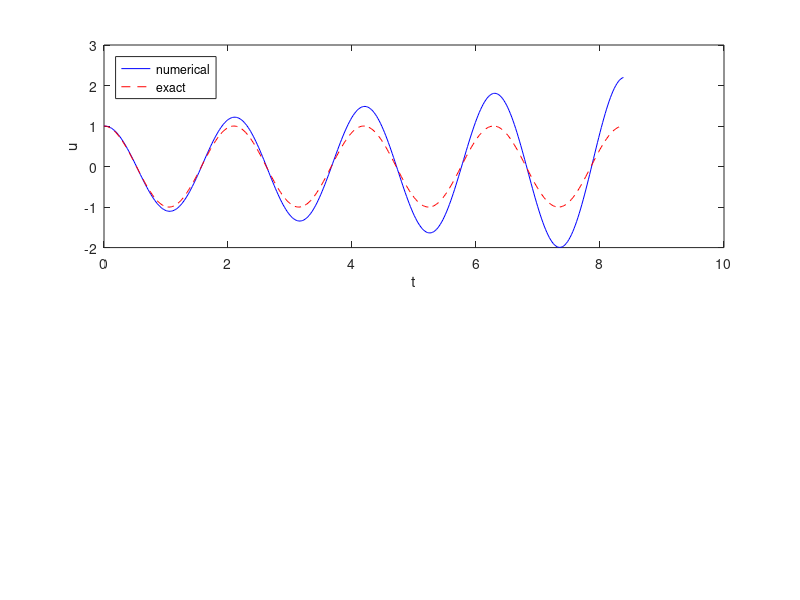

The MATLAB source for this figure: (Note: this script raises an error after producing the figure.)
% Program which implements Forward Euler scheme

clc, clear, close all

omega = 3;
P = 2*pi/omega;
dt = P/100;
T = 4*P;
N_t = floor(T/dt);
t = linspace(0, N_t*dt, N_t+1);

u = zeros(N_t+1, 1);
v = zeros(N_t+1, 1);

% Initial condition
X_0 = 1;
u(1) = X_0;
v(1) = 0;

% Step equations forward in time
for n = 1:N_t
    u(n+1) = u(n) + dt*v(n);
    v(n+1) = v(n) - dt*omega^2*u(n);
end

subplot(2,1,1);
plot(t, u, 'b-', t, X_0*cos(omega*t), 'r--');
legend('numerical', 'exact', 'Location','northwest');
xlabel('t');
ylabel('u')

%u = X_0*cos(omega*t); v = -omega*X_0*sin(omega*t); % Exact solution for the energy
[pot, kin] = osc_energy(u, v, omega);
total = pot + kin;
title('Forward Euler');
subplot(2,1,2);
plot(t, pot, 'm-')
hold on
plot(t, kin, 'b-')
hold on
plot(t, total, 'k-')
xlabel('t');
ylabel('Energy')
legend('Potencial E', 'Kinetic E' ,'Total E','Location','northwest')

